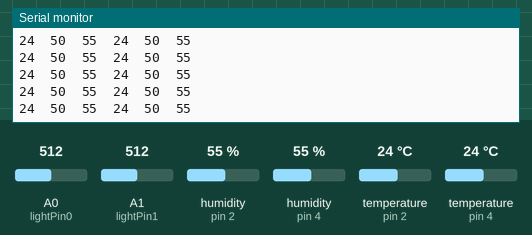
Simulated run of this sketch. Board: Arduino Uno, built with avr-gcc and run on an emulated ATmega328P. Shown: the last lines printed to the serial monitor. The test bench sets the inputs (shaded band); at power-on: A0 (lightPin0) = 512, A1 (lightPin1) = 512, humidity (sensors on pin 2, pin 4) 55 %, temperature (sensors on pin 2, pin 4) 24 °C.

Above: at 1.2 s.
1.3 s: A0 (lightPin0) set to 108
At 1.8 s:
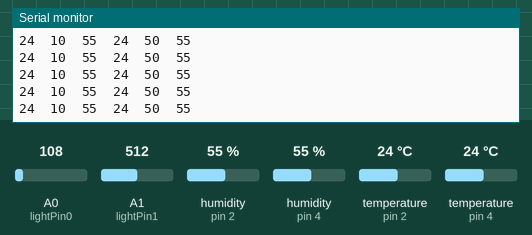
7.3 s: A0 (lightPin0) set to 93
At 8.0 s:
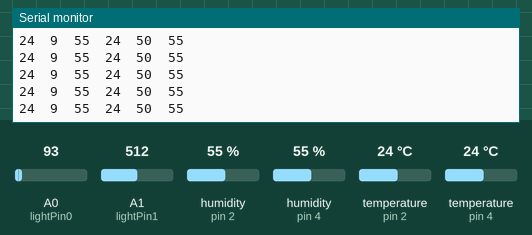
25.3 s: A1 (lightPin1) set to 108
At 25.9 s:
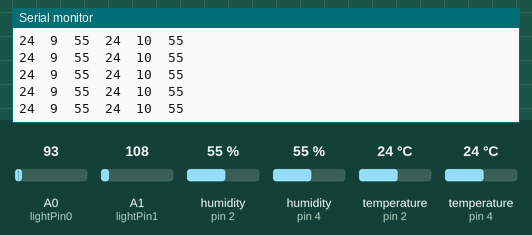
31.3 s: A1 (lightPin1) set to 93
At 32.1 s:
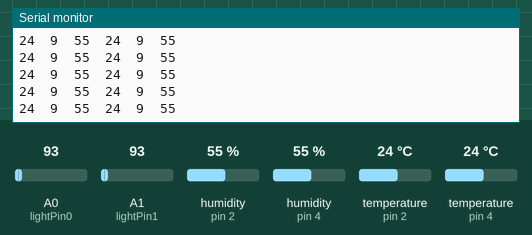
Timing chart, 0 to 33.8 s (numbered marks = the images above; inputs shaded):
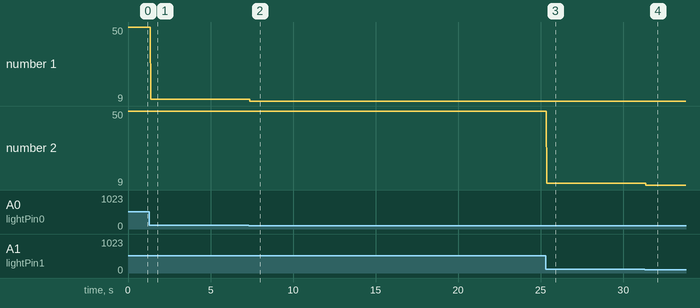

Measured:
- after the input at 1.3 s, the serial monitor: prints a new line after 0.07 s (image 1)
- after the input at 7.3 s, the serial monitor: prints a new line after 0.08 s (image 2)
- after the input at 25.3 s, the serial monitor: prints a new line after 0.06 s (image 3)
- after the input at 31.3 s, the serial monitor: prints a new line after 0.07 s (image 4)
- plotted number 1: 50 → 10 after the input at 1.3 s, 10 → 9 after the input at 7.3 s
- plotted number 2: 50 → 10 after the input at 25.3 s

The sketch:

SensorsMonitor.ino
```cpp
#include "DHT.h"

const int dhtPin0 = 2;
DHT dht0(dhtPin0, DHT11);
const int lightPin0 = A0;

const int dhtPin1 = 4;
DHT dht1(dhtPin1, DHT11);
const int lightPin1 = A1;

void setup() {
  dht0.begin();
  dht1.begin();

  Serial.begin(9600);
  analogReference(DEFAULT);
}

void loop() {
  float l, t, h;

  l = analogRead(lightPin0) / 10.24;
  t = dht0.readTemperature();
  h = dht0.readHumidity();

  Serial.print(int(t));
  Serial.print("\t");
  Serial.print(int(l));
  Serial.print("\t");
  Serial.print(int(h));
  Serial.print("\t");

  l = analogRead(lightPin1) / 10.24;
  t = dht1.readTemperature();
  h = dht1.readHumidity();

  Serial.print(int(t));
  Serial.print("\t");
  Serial.print(int(l));
  Serial.print("\t");
  Serial.print(int(h));
  Serial.print("\t");

  Serial.println();
}
```
